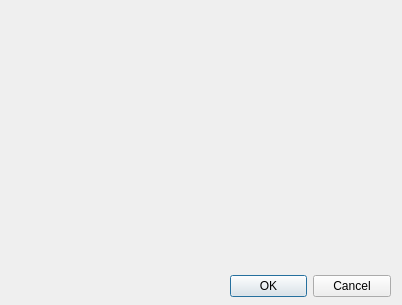
<?xml version="1.0" encoding="UTF-8"?>
<ui version="4.0">
 <class>Programa</class>
 <widget class="QDialog" name="Programa">
  <property name="geometry">
   <rect>
    <x>0</x>
    <y>0</y>
    <width>402</width>
    <height>305</height>
   </rect>
  </property>
  <property name="windowTitle">
   <string>Chat</string>
  </property>
  <widget class="QDialogButtonBox" name="buttonBox">
   <property name="geometry">
    <rect>
     <x>230</x>
     <y>270</y>
     <width>161</width>
     <height>32</height>
    </rect>
   </property>
   <property name="orientation">
    <enum>Qt::Horizontal</enum>
   </property>
   <property name="standardButtons">
    <set>QDialogButtonBox::Cancel|QDialogButtonBox::Ok</set>
   </property>
  </widget>
 </widget>
 <resources/>
 <connections>
  <connection>
   <sender>buttonBox</sender>
   <signal>accepted()</signal>
   <receiver>Programa</receiver>
   <slot>accept()</slot>
   <hints>
    <hint type="sourcelabel">
     <x>248</x>
     <y>254</y>
    </hint>
    <hint type="destinationlabel">
     <x>157</x>
     <y>274</y>
    </hint>
   </hints>
  </connection>
  <connection>
   <sender>buttonBox</sender>
   <signal>rejected()</signal>
   <receiver>Programa</receiver>
   <slot>reject()</slot>
   <hints>
    <hint type="sourcelabel">
     <x>316</x>
     <y>260</y>
    </hint>
    <hint type="destinationlabel">
     <x>286</x>
     <y>274</y>
    </hint>
   </hints>
  </connection>
 </connections>
</ui>
